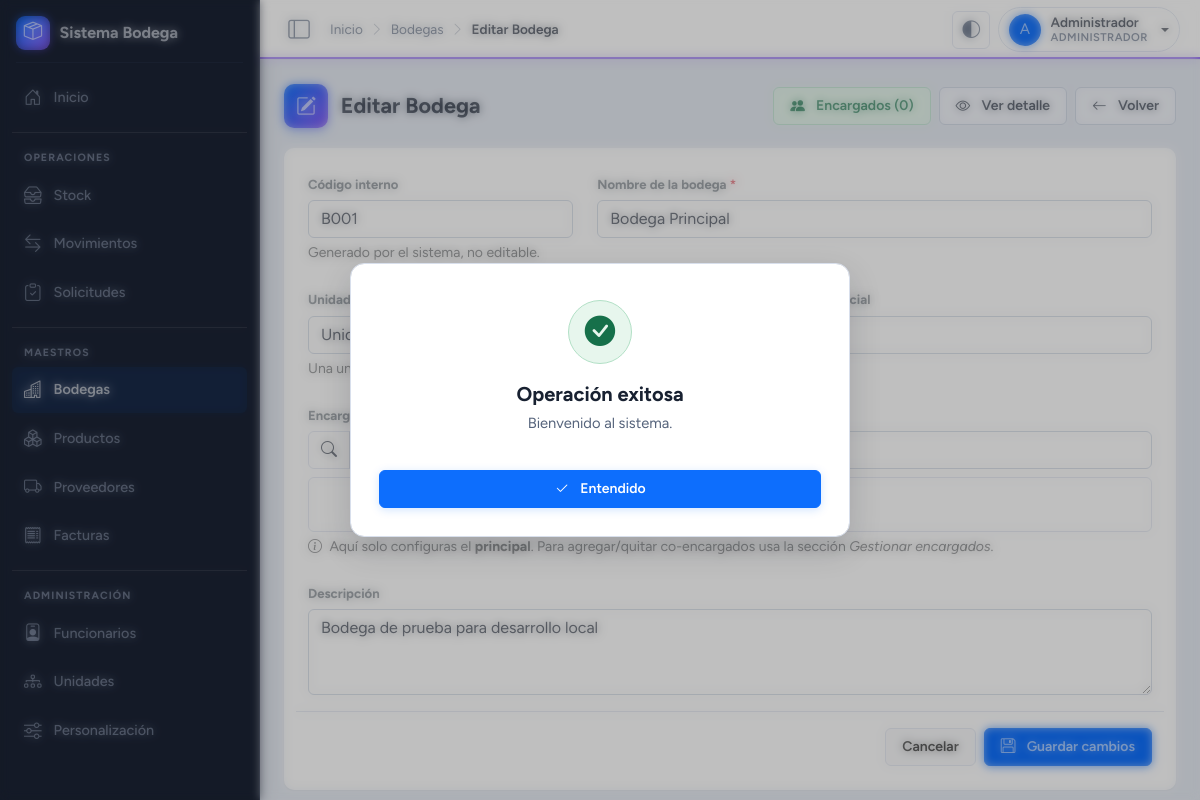
The app's page /modulos/bodegas/bodegas_editar.php?id=1 (signed in) with its own data.
### tables this page shows
CREATE TABLE bodegas (
    id                     INT UNSIGNED AUTO_INCREMENT PRIMARY KEY,
    codigo                 VARCHAR(20)  NOT NULL,
    nombre                 VARCHAR(150) NOT NULL,
    id_unidad              INT UNSIGNED NULL,
    id_encargado           INT UNSIGNED NULL,
    descripcion            TEXT NULL,
    ubicacion_referencial  VARCHAR(255) NULL,
    responsable            VARCHAR(150) NULL,
    es_central             TINYINT(1) NOT NULL DEFAULT 0,
    estado                 TINYINT(1) NOT NULL DEFAULT 1,
    created_at             DATETIME NOT NULL DEFAULT CURRENT_TIMESTAMP,
    UNIQUE KEY uq_bodegas_codigo (codigo),
    KEY idx_bodegas_unidad (id_unidad),
    KEY idx_bodegas_encargado (id_encargado),
    CONSTRAINT fk_bodegas_unidad FOREIGN KEY (id_unidad) REFERENCES unidades_organizacionales (id) ON DELETE SET NULL
);

### inc/functions.php (called while the page is built, shortened)
<?php
function h($text)
{
    return htmlspecialchars((string)$text, ENT_QUOTES, 'UTF-8');
}

### modulos/bodegas/bodegas_editar.php (the view, shortened to what this page needs)
<?php
require_once __DIR__ . '/../../inc/db.php';
require_once __DIR__ . '/../../inc/functions.php';
$id = (int)get('id');
$stmt = $pdo->prepare("SELECT * FROM bodegas WHERE id = ?");
$stmt->execute(array($id));
$bodega = $stmt->fetch(PDO::FETCH_ASSOC);
$encargados = $pdo->query("
    SELECT u.id, u.usuario, u.rol AS usuario_rol,
           COALESCE(f.nombre, u.nombre) AS nombre,
           f.rut, f.cargo, un.nombre AS unidad_nombre,
           (SELECT COUNT(*) FROM usuarios_bodegas WHERE id_usuario = u.id) AS total_bodegas
    FROM usuarios u
    LEFT JOIN funcionarios f ON f.id = u.id_funcionario
    LEFT JOIN unidades_organizacionales un ON un.id = f.id_unidad
    WHERE u.estado = 1 AND u.rol <> 'admin'
    ORDER BY COALESCE(f.nombre, u.nombre) ASC
")->fetchAll();
require_once __DIR__ . '/../../inc/header.php';
?>
<div class="card shadow-sm border-0">
    <div class="card-body p-4">
        <form method="post" class="row g-4">
            <div class="col-md-4">
                <label class="form-label fw-bold text-secondary">Código interno</label>
                <input type="text" value="<?php echo h($bodega['codigo']); ?>" class="form-control bg-body" readonly>
                <div class="form-text">Generado por el sistema, no editable.</div>
            </div>
            <div class="col-md-8">
                <label class="form-label fw-bold text-secondary">Nombre de la bodega <span class="text-danger">*</span></label>
                <input type="text" name="nombre" value="<?php echo h($bodega['nombre']); ?>" class="form-control" required>
            </div>
            <div class="col-md-6">
                <label class="form-label fw-bold text-secondary">Unidad organizacional</label>
                <div class="form-text">Una unidad puede tener varias bodegas.</div>
            </div>
            <div class="col-md-6">
                <label class="form-label fw-bold text-secondary">Ubicación referencial</label>
                <input type="text" name="ubicacion_referencial" value="<?php echo h($bodega['ubicacion_referencial']); ?>" class="form-control">
            </div>
            <div class="col-12">
                <label class="form-label fw-bold text-secondary">Encargado principal</label>
                <div class="input-group mb-2">
                    <span class="input-group-text bg-body"><i class="bi bi-search"></i></span>
                </div>
                <div class="border rounded scroll-260" >
                    <?php if (!$encargados): ?>
                        <div class="p-3 text-center text-muted small">
                        </div>
                    <?php endif; ?>
                </div>
                <div class="form-text">
                    <i class="bi bi-info-circle me-1"></i>
                    Aquí solo configuras el <strong>principal</strong>. Para agregar/quitar co-encargados usa la sección
                    <em>Gestionar encargados</em>.
                </div>
            </div>
            <div class="col-12">
                <label class="form-label fw-bold text-secondary">Descripción</label>
                <textarea name="descripcion" class="form-control" rows="3"><?php echo h($bodega['descripcion']); ?></textarea>
            </div>
            <div class="col-12 d-flex justify-content-end gap-2 mt-3 pt-3 border-top">
                <a href="bodegas_lista.php" class="btn btn-light border">Cancelar</a>
                <button type="submit" class="btn btn-primary">
                    <i class="bi bi-floppy me-1"></i> Guardar cambios
                </button>
            </div>
        </form>
    </div>
</div>
<?php require_once __DIR__ . '/../../inc/footer.php'; ?>

### static/css/app.css (style rules this page uses)
:root, [data-bs-theme="light"] { --app-brand: #0d6efd; --app-brand-rgb: 13, 110, 253; --app-brand-soft: rgba(13, 110, 253, 0.10); --app-brand-soft-strong: rgba(13, 110, 253, 0.16); --app-accent: #8b5cf6; --app-accent-rgb: 139, 92, 246; --app-accent-soft: rgba(139, 92, 246, 0.12); --app-bg: #e6ebf3; --app-surface: #ffffff; --app-surface-alt: #f2f5fa; --app-surface-hover: #e8edf6; --app-border: #d8dfec; --app-border-strong: #c0cadb; --app-text: #182131; --app-text-muted: #55637b; --app-sidebar-bg: #1b2334; --app-sidebar-text: #e8edf6; --app-sidebar-muted: #97a3ba; --app-sidebar-border: #263047; --app-sidebar-active: rgba(77, 148, 255, 0.22); --app-sidebar-active-text: #ffffff; --app-sidebar-active-border: #4d94ff; --app-sidebar-hover: rgba(255, 255, 255, 0.07); --app-sidebar-shadow: 2px 0 18px rgba(16, 24, 40, 0.14); --app-success-bg: #e7f6ed; --app-success-border: #b2e0c6; --app-success-text: #16704a; --app-danger-bg: #fdeeec; --app-danger-border: #f4c3bd; --app-danger-text: #b02a37; --app-warning-bg: #fdf6e3; --app-warning-border: #efdcae; --app-warning-text: #7f6616; --app-info-bg: #e7f3fe; --app-info-border: #b5d9fa; --app-info-text: #0a66c2; --app-table-header-bg: #eef2f9; --app-table-stripe-bg: #f6f8fc; --radius-sm: 6px; --radius: 10px; --radius-lg: 14px; --radius-pill: 50px; --shadow-sm: 0 1px 2px rgba(16, 24, 40, 0.07); --shadow-md: 0 6px 18px rgba(16, 24, 40, 0.10); --shadow-lg: 0 12px 32px rgba(16, 24, 40, 0.16); --bs-body-bg: var(--app-bg); --bs-body-color: var(--app-text); --bs-border-color: var(--app-border); --bs-card-bg: var(--app-surface); --bs-card-color: var(--app-text); --bs-card-border-color: var(--app-border); --bs-card-cap-bg: var(--app-surface-alt); --bs-secondary-bg: var(--app-surface-alt); --bs-tertiary-bg: var(--app-bg); --bs-table-bg: var(--app-surface); --bs-table-striped-bg: var(--app-table-stripe-bg); --bs-table-hover-bg: transparent; --bs-table-border-color: var(--app-border); }
* { -webkit-tap-highlight-color: transparent; }
html, body { height: 100%; overflow: hidden; }
body { font-family: 'Figtree', 'Segoe UI', system-ui, sans-serif; background-color: var(--app-bg); color: var(--app-text); }
a { color: var(--app-brand); }
.text-muted { color: var(--app-text-muted) !important; }
.card { background-color: var(--app-surface); border-radius: var(--radius); border: 1px solid var(--app-border); box-shadow: var(--shadow-sm); }
.card.shadow-sm { box-shadow: var(--shadow-sm) !important; }
.card .card-body { color: var(--app-text); }
.btn { display: inline-flex; align-items: center; justify-content: center; gap: 0.45rem; border-radius: var(--radius-sm); font-weight: 600; font-size: 0.875rem; line-height: 1.4; padding: 0.5rem 1rem; white-space: nowrap; transition: background-color 0.15s, color 0.15s, border-color 0.15s, box-shadow 0.15s, filter 0.15s; }
.btn .bi { line-height: 1; font-size: 1.05em; }
.btn-primary { background-color: var(--app-brand); border-color: var(--app-brand); box-shadow: 0 2px 10px var(--app-brand-soft-strong); }
.btn-outline-success { background-color: var(--app-success-bg); color: var(--app-success-text); border-color: var(--app-success-border); }
.btn-outline-secondary { background-color: var(--app-surface-alt); color: var(--app-text); border-color: var(--app-border-strong); }
.form-control, .form-select { border-radius: var(--radius-sm); border-color: var(--app-border-strong); background-color: var(--app-surface); color: var(--app-text); }
.form-label { font-size: 0.82rem; font-weight: 600; color: var(--app-text-muted); margin-bottom: 0.35rem; }
.scroll-260 { max-height: 260px; overflow-y: auto; }

### records on screen
bodegas: codigo "B001", nombre "Bodega Principal", descripcion "Bodega de prueba para desarrollo local"

### other values on screen
$siteNombre "Sistema Bodega"
$item['label'] "Inicio"
$item['section'] "OPERACIONES"
$item['label'] "Stock"
$item['label'] "Movimientos"
$item['label'] "Solicitudes"
$item['section'] "MAESTROS"
$item['label'] "Bodegas"
$item['label'] "Productos"
$item['label'] "Proveedores"
$item['label'] "Facturas"
$item['section'] "ADMINISTRACIÓN"
$item['label'] "Funcionarios"
$item['label'] "Unidades"
$item['label'] "Personalización"
